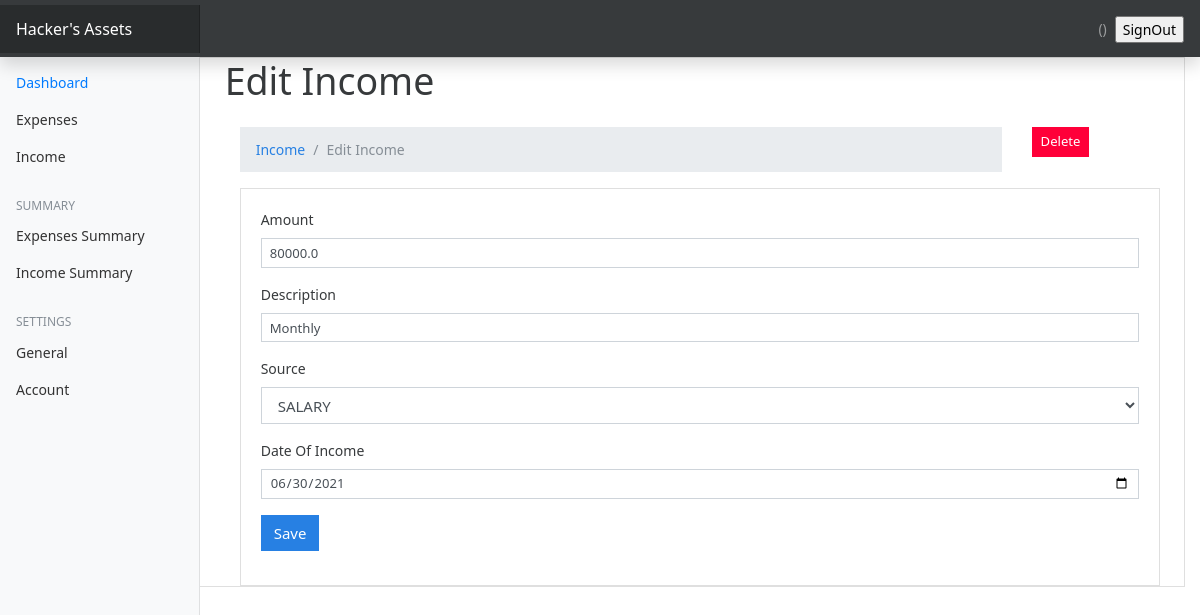
Screenshot of /income/income_edit/2 with the database file from the repository.
### userincome/models.py (models this page shows, shortened)
class UserIncome(models.Model):
    amount = models.FloatField()
    date = models.DateField(default=now)
    descripption = models.TextField()
    owner = models.ForeignKey(to=User, on_delete=models.CASCADE)
    source = models.CharField(max_length=266)
    class Meta:
        ordering: ['-date']

### userincome/views.py (the view, shortened to what this page needs)
# urls.py: path('income_edit/<int:pk>',income_edit,name='income_edit'),
def income_edit(request,pk):
    source= Source.objects.all()
    income = UserIncome.objects.get(pk=pk)
    context = {
        'income':income,
        'values':income,
        'source':source
    }
    if request.method=='GET':
        return render(request, 'income/income_edit.html',context)

### templates/income/income_edit.html (shortened to what this page needs)
{% extends 'base.html' %}
{% block content %}
<h1>Edit Income</h1>
<div class="container mt-4">
   <div class="row">
       <div class="col-md-10">
        <nav aria-label="breadcrumb">
            <ol class="breadcrumb">
              <li class="breadcrumb-item"><a href="{% url 'income' %}">Income</a></li>
              <li class="breadcrumb-item active" aria-current="page">Edit Income</li>
            </ol>
          </nav>
       </div>
       <div class="col-md-2">
           <a href="{% url 'income-delete' income.pk %}" class="btn btn-danger btn-sm">Delete</a>
       </div>
   </div>
<div class="card">
    <div class="card-body">
        <form action="{% url 'income_edit' income.pk %}" method="post">
<div class="form-group">
    <label for="amount">Amount</label>
    <input type="number" name="amount" class="form-control form-control-sm" value="{{values.amount}}">
</div>
<div class="form-group">
    <label for="description">Description</label>
    <input type="text" name="description" class="form-control form-control-sm" value="{{values.descripption}}">
</div>
<div class="form-group">
    <label for="source">Source</label>
    <select name="source" class="form-control">
        <option selected name="source" value="{{values.source}}">{{values.source}}</option>
    </select>
</div>
<div class="form-group">
    <label for="date">Date Of Income</label>
    <input type="date" name="date" class="form-control form-control-sm" value="{{values.date|date:'Y-m-d'}}">
</div>
<input type="submit" value="Save" class="btn btn-primary btn-primary-sm">
</form>
    </div>
</div>
</div>
{% endblock content %}

### p_website/static/css/dashboard.css (style rules this page uses)
body { font-size: .875rem; }

### rows the page displays
UserIncome: amount "80000.0", description "Monthly", source "SALARY", date "06/30/2021"
